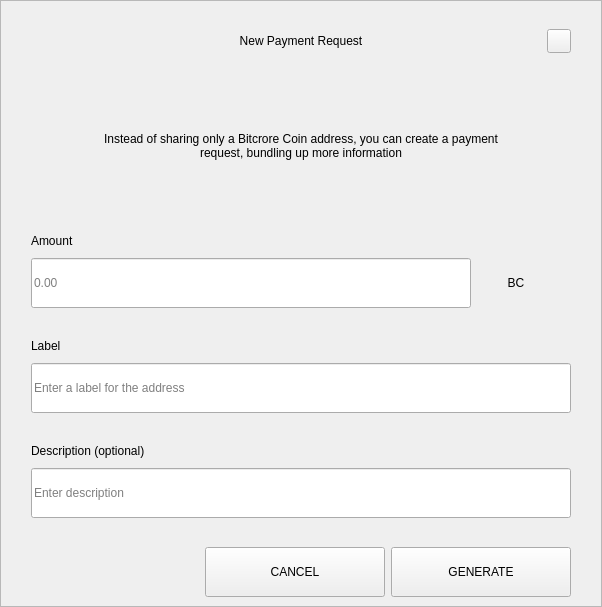
<?xml version="1.0" encoding="UTF-8"?>
<ui version="4.0">
 <class>RequestDialog</class>
 <widget class="QDialog" name="RequestDialog">
  <property name="geometry">
   <rect>
    <x>0</x>
    <y>0</y>
    <width>602</width>
    <height>607</height>
   </rect>
  </property>
  <property name="windowTitle">
   <string>Dialog</string>
  </property>
  <layout class="QVBoxLayout" name="verticalLayout_5">
   <property name="spacing">
    <number>0</number>
   </property>
   <property name="leftMargin">
    <number>0</number>
   </property>
   <property name="topMargin">
    <number>0</number>
   </property>
   <property name="rightMargin">
    <number>0</number>
   </property>
   <property name="bottomMargin">
    <number>0</number>
   </property>
   <item>
    <widget class="QFrame" name="frame">
     <property name="styleSheet">
      <string notr="true"/>
     </property>
     <property name="frameShape">
      <enum>QFrame::StyledPanel</enum>
     </property>
     <property name="frameShadow">
      <enum>QFrame::Raised</enum>
     </property>
     <layout class="QVBoxLayout" name="verticalLayout_4" stretch="1,0,0">
      <property name="spacing">
       <number>0</number>
      </property>
      <property name="leftMargin">
       <number>30</number>
      </property>
      <property name="topMargin">
       <number>20</number>
      </property>
      <property name="rightMargin">
       <number>30</number>
      </property>
      <property name="bottomMargin">
       <number>0</number>
      </property>
      <item>
       <layout class="QHBoxLayout" name="horizontalLayout_3">
        <property name="spacing">
         <number>0</number>
        </property>
        <item>
         <spacer name="horizontalSpacer_21">
          <property name="orientation">
           <enum>Qt::Horizontal</enum>
          </property>
          <property name="sizeHint" stdset="0">
           <size>
            <width>40</width>
            <height>20</height>
           </size>
          </property>
         </spacer>
        </item>
        <item>
         <widget class="QLabel" name="labelTitle">
          <property name="minimumSize">
           <size>
            <width>0</width>
            <height>40</height>
           </size>
          </property>
          <property name="maximumSize">
           <size>
            <width>16777215</width>
            <height>40</height>
           </size>
          </property>
          <property name="styleSheet">
           <string notr="true">padding-left:24px;</string>
          </property>
          <property name="text">
           <string>New Payment Request</string>
          </property>
          <property name="alignment">
           <set>Qt::AlignCenter</set>
          </property>
          <property name="margin">
           <number>7</number>
          </property>
         </widget>
        </item>
        <item>
         <spacer name="horizontalSpacer">
          <property name="orientation">
           <enum>Qt::Horizontal</enum>
          </property>
          <property name="sizeHint" stdset="0">
           <size>
            <width>40</width>
            <height>20</height>
           </size>
          </property>
         </spacer>
        </item>
        <item>
         <widget class="QPushButton" name="btnEsc">
          <property name="minimumSize">
           <size>
            <width>24</width>
            <height>24</height>
           </size>
          </property>
          <property name="maximumSize">
           <size>
            <width>24</width>
            <height>24</height>
           </size>
          </property>
          <property name="focusPolicy">
           <enum>Qt::NoFocus</enum>
          </property>
          <property name="text">
           <string/>
          </property>
         </widget>
        </item>
       </layout>
      </item>
      <item>
       <widget class="QStackedWidget" name="stack">
        <property name="minimumSize">
         <size>
          <width>540</width>
          <height>0</height>
         </size>
        </property>
        <property name="maximumSize">
         <size>
          <width>540</width>
          <height>16777215</height>
         </size>
        </property>
        <property name="currentIndex">
         <number>0</number>
        </property>
        <widget class="QWidget" name="page_1">
         <property name="minimumSize">
          <size>
           <width>540</width>
           <height>0</height>
          </size>
         </property>
         <property name="maximumSize">
          <size>
           <width>540</width>
           <height>16777215</height>
          </size>
         </property>
         <layout class="QVBoxLayout" name="layout1">
          <property name="spacing">
           <number>0</number>
          </property>
          <property name="leftMargin">
           <number>0</number>
          </property>
          <property name="topMargin">
           <number>0</number>
          </property>
          <property name="rightMargin">
           <number>0</number>
          </property>
          <property name="bottomMargin">
           <number>0</number>
          </property>
          <item>
           <spacer name="verticalSpacer_21">
            <property name="orientation">
             <enum>Qt::Vertical</enum>
            </property>
            <property name="sizeType">
             <enum>QSizePolicy::Fixed</enum>
            </property>
            <property name="sizeHint" stdset="0">
             <size>
              <width>20</width>
              <height>30</height>
             </size>
            </property>
           </spacer>
          </item>
          <item alignment="Qt::AlignHCenter">
           <widget class="QLabel" name="labelMessage">
            <property name="minimumSize">
             <size>
              <width>400</width>
              <height>50</height>
             </size>
            </property>
            <property name="text">
             <string>Instead of sharing only a Bitcrore Coin address, you can create a payment request, bundling up more information</string>
            </property>
            <property name="alignment">
             <set>Qt::AlignCenter</set>
            </property>
            <property name="wordWrap">
             <bool>true</bool>
            </property>
           </widget>
          </item>
          <item alignment="Qt::AlignBottom">
           <widget class="QWidget" name="containerAmount" native="true">
            <layout class="QVBoxLayout" name="verticalLayout">
             <property name="spacing">
              <number>9</number>
             </property>
             <property name="leftMargin">
              <number>0</number>
             </property>
             <property name="topMargin">
              <number>0</number>
             </property>
             <property name="rightMargin">
              <number>0</number>
             </property>
             <property name="bottomMargin">
              <number>0</number>
             </property>
             <item>
              <widget class="QLabel" name="labelSubtitleAmount">
               <property name="minimumSize">
                <size>
                 <width>350</width>
                 <height>16</height>
                </size>
               </property>
               <property name="maximumSize">
                <size>
                 <width>16777215</width>
                 <height>16</height>
                </size>
               </property>
               <property name="text">
                <string>Amount</string>
               </property>
              </widget>
             </item>
             <item alignment="Qt::AlignTop">
              <widget class="QWidget" name="layoutAmount" native="true">
               <layout class="QHBoxLayout" name="horizontalLayout" stretch="2,0">
                <property name="spacing">
                 <number>0</number>
                </property>
                <property name="leftMargin">
                 <number>0</number>
                </property>
                <property name="topMargin">
                 <number>0</number>
                </property>
                <property name="rightMargin">
                 <number>0</number>
                </property>
                <property name="bottomMargin">
                 <number>0</number>
                </property>
                <item>
                 <widget class="QLineEdit" name="lineEditAmount">
                  <property name="minimumSize">
                   <size>
                    <width>0</width>
                    <height>50</height>
                   </size>
                  </property>
                  <property name="maximumSize">
                   <size>
                    <width>16777215</width>
                    <height>50</height>
                   </size>
                  </property>
                  <property name="placeholderText">
                   <string notr="true">0.00</string>
                  </property>
                 </widget>
                </item>
                <item>
                 <widget class="QWidget" name="comboContainer" native="true">
                  <property name="minimumSize">
                   <size>
                    <width>100</width>
                    <height>50</height>
                   </size>
                  </property>
                  <property name="maximumSize">
                   <size>
                    <width>16777215</width>
                    <height>50</height>
                   </size>
                  </property>
                  <layout class="QHBoxLayout" name="horizontalLayout_31">
                   <property name="spacing">
                    <number>0</number>
                   </property>
                   <property name="leftMargin">
                    <number>0</number>
                   </property>
                   <property name="topMargin">
                    <number>0</number>
                   </property>
                   <property name="rightMargin">
                    <number>10</number>
                   </property>
                   <property name="bottomMargin">
                    <number>0</number>
                   </property>
                   <item>
                    <widget class="QLabel" name="comboBoxCoin">
                     <property name="text">
                      <string>BC</string>
                     </property>
                     <property name="alignment">
                      <set>Qt::AlignCenter</set>
                     </property>
                    </widget>
                   </item>
                  </layout>
                 </widget>
                </item>
               </layout>
              </widget>
             </item>
            </layout>
           </widget>
          </item>
          <item>
           <spacer name="verticalSpacer_31">
            <property name="orientation">
             <enum>Qt::Vertical</enum>
            </property>
            <property name="sizeType">
             <enum>QSizePolicy::Fixed</enum>
            </property>
            <property name="sizeHint" stdset="0">
             <size>
              <width>20</width>
              <height>30</height>
             </size>
            </property>
           </spacer>
          </item>
          <item>
           <layout class="QVBoxLayout" name="verticalLayoutLabel">
            <property name="spacing">
             <number>9</number>
            </property>
            <item>
             <widget class="QLabel" name="labelSubtitleLabel">
              <property name="minimumSize">
               <size>
                <width>0</width>
                <height>16</height>
               </size>
              </property>
              <property name="maximumSize">
               <size>
                <width>16777215</width>
                <height>16</height>
               </size>
              </property>
              <property name="text">
               <string>Label</string>
              </property>
             </widget>
            </item>
            <item>
             <widget class="QLineEdit" name="lineEditLabel">
              <property name="minimumSize">
               <size>
                <width>0</width>
                <height>50</height>
               </size>
              </property>
              <property name="maximumSize">
               <size>
                <width>16777215</width>
                <height>50</height>
               </size>
              </property>
              <property name="placeholderText">
               <string>Enter a label for the address</string>
              </property>
             </widget>
            </item>
           </layout>
          </item>
          <item>
           <spacer name="verticalSpacer_34">
            <property name="orientation">
             <enum>Qt::Vertical</enum>
            </property>
            <property name="sizeType">
             <enum>QSizePolicy::Fixed</enum>
            </property>
            <property name="sizeHint" stdset="0">
             <size>
              <width>20</width>
              <height>30</height>
             </size>
            </property>
           </spacer>
          </item>
          <item>
           <layout class="QVBoxLayout" name="verticalLayoutDescription">
            <property name="spacing">
             <number>9</number>
            </property>
            <item>
             <widget class="QLabel" name="labelSubtitleDescription">
              <property name="minimumSize">
               <size>
                <width>0</width>
                <height>16</height>
               </size>
              </property>
              <property name="maximumSize">
               <size>
                <width>16777215</width>
                <height>16</height>
               </size>
              </property>
              <property name="text">
               <string>Description (optional)</string>
              </property>
             </widget>
            </item>
            <item>
             <widget class="QLineEdit" name="lineEditDescription">
              <property name="minimumSize">
               <size>
                <width>0</width>
                <height>50</height>
               </size>
              </property>
              <property name="maximumSize">
               <size>
                <width>16777215</width>
                <height>50</height>
               </size>
              </property>
              <property name="placeholderText">
               <string>Enter description</string>
              </property>
             </widget>
            </item>
            <item>
             <spacer name="verticalSpacer_4">
              <property name="orientation">
               <enum>Qt::Vertical</enum>
              </property>
              <property name="sizeType">
               <enum>QSizePolicy::Fixed</enum>
              </property>
              <property name="sizeHint" stdset="0">
               <size>
                <width>20</width>
                <height>20</height>
               </size>
              </property>
             </spacer>
            </item>
           </layout>
          </item>
         </layout>
        </widget>
        <widget class="QWidget" name="page_2">
         <layout class="QVBoxLayout" name="layout2">
          <item>
           <spacer name="verticalSpacer_5">
            <property name="orientation">
             <enum>Qt::Vertical</enum>
            </property>
            <property name="sizeType">
             <enum>QSizePolicy::Fixed</enum>
            </property>
            <property name="sizeHint" stdset="0">
             <size>
              <width>20</width>
              <height>50</height>
             </size>
            </property>
           </spacer>
          </item>
          <item alignment="Qt::AlignHCenter">
           <widget class="QLabel" name="labelQrImg">
            <property name="minimumSize">
             <size>
              <width>260</width>
              <height>260</height>
             </size>
            </property>
            <property name="maximumSize">
             <size>
              <width>260</width>
              <height>260</height>
             </size>
            </property>
            <property name="text">
             <string/>
            </property>
            <property name="alignment">
             <set>Qt::AlignCenter</set>
            </property>
           </widget>
          </item>
          <item>
           <spacer name="verticalSpacer_2">
            <property name="orientation">
             <enum>Qt::Vertical</enum>
            </property>
            <property name="sizeType">
             <enum>QSizePolicy::Fixed</enum>
            </property>
            <property name="sizeHint" stdset="0">
             <size>
              <width>20</width>
              <height>30</height>
             </size>
            </property>
           </spacer>
          </item>
          <item alignment="Qt::AlignHCenter">
           <widget class="QLabel" name="labelAddress">
            <property name="text">
             <string>M6tGR83SQbie1SW72hjcWJvFfip5krte2Z </string>
            </property>
           </widget>
          </item>
          <item>
           <spacer name="verticalSpacer_32">
            <property name="orientation">
             <enum>Qt::Vertical</enum>
            </property>
            <property name="sizeType">
             <enum>QSizePolicy::Expanding</enum>
            </property>
            <property name="sizeHint" stdset="0">
             <size>
              <width>20</width>
              <height>20</height>
             </size>
            </property>
           </spacer>
          </item>
          <item>
           <layout class="QHBoxLayout" name="horizontal">
            <property name="leftMargin">
             <number>20</number>
            </property>
            <property name="rightMargin">
             <number>20</number>
            </property>
            <property name="bottomMargin">
             <number>20</number>
            </property>
            <item>
             <spacer name="horizontalSpacer_4">
              <property name="orientation">
               <enum>Qt::Horizontal</enum>
              </property>
              <property name="sizeHint" stdset="0">
               <size>
                <width>40</width>
                <height>20</height>
               </size>
              </property>
             </spacer>
            </item>
            <item>
             <widget class="QPushButton" name="btnCopyAddress">
              <property name="minimumSize">
               <size>
                <width>180</width>
                <height>50</height>
               </size>
              </property>
              <property name="text">
               <string>COPY ADDRESS</string>
              </property>
             </widget>
            </item>
            <item>
             <widget class="QPushButton" name="btnCopyUrl">
              <property name="minimumSize">
               <size>
                <width>180</width>
                <height>50</height>
               </size>
              </property>
              <property name="text">
               <string>COPY URL</string>
              </property>
             </widget>
            </item>
            <item>
             <spacer name="horizontalSpacer_2">
              <property name="orientation">
               <enum>Qt::Horizontal</enum>
              </property>
              <property name="sizeHint" stdset="0">
               <size>
                <width>40</width>
                <height>20</height>
               </size>
              </property>
             </spacer>
            </item>
           </layout>
          </item>
         </layout>
        </widget>
       </widget>
      </item>
      <item>
       <widget class="QWidget" name="buttonsStack" native="true">
        <layout class="QHBoxLayout" name="horizontalLayout_5">
         <property name="leftMargin">
          <number>20</number>
         </property>
         <property name="rightMargin">
          <number>0</number>
         </property>
         <item>
          <spacer name="horizontalSpacer_41">
           <property name="orientation">
            <enum>Qt::Horizontal</enum>
           </property>
           <property name="sizeHint" stdset="0">
            <size>
             <width>40</width>
             <height>20</height>
            </size>
           </property>
          </spacer>
         </item>
         <item>
          <widget class="QPushButton" name="btnCancel">
           <property name="minimumSize">
            <size>
             <width>180</width>
             <height>50</height>
            </size>
           </property>
           <property name="focusPolicy">
            <enum>Qt::NoFocus</enum>
           </property>
           <property name="text">
            <string>CANCEL</string>
           </property>
          </widget>
         </item>
         <item>
          <widget class="QPushButton" name="btnSave">
           <property name="minimumSize">
            <size>
             <width>180</width>
             <height>50</height>
            </size>
           </property>
           <property name="focusPolicy">
            <enum>Qt::NoFocus</enum>
           </property>
           <property name="text">
            <string>GENERATE</string>
           </property>
          </widget>
         </item>
        </layout>
       </widget>
      </item>
     </layout>
    </widget>
   </item>
  </layout>
 </widget>
 <resources/>
 <connections/>
</ui>
